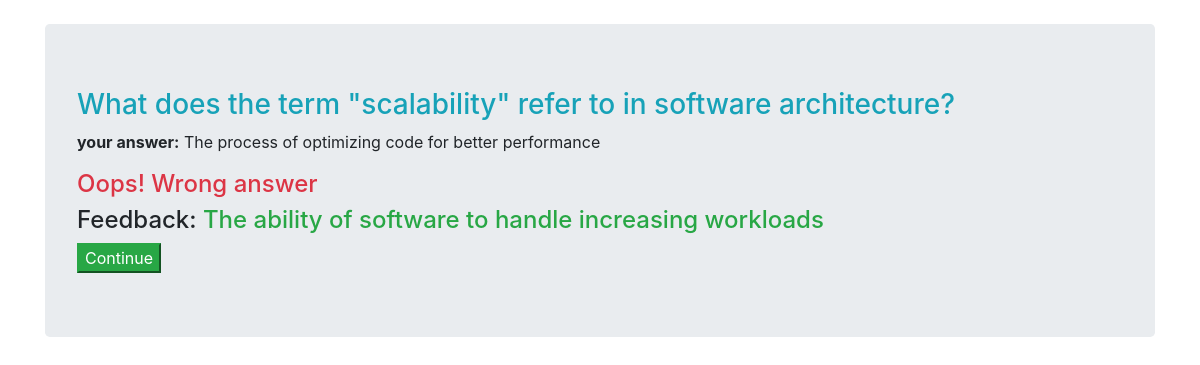
Page /resultado/98 on the committed database.
### Quiz/models.py (models this page shows, shortened)
class PreguntasRespondidas(models.Model):
    quizUser = models.ForeignKey(QuizUsuario, on_delete=models.CASCADE, related_name='intentos')
    pregunta = models.ForeignKey(Pregunta, on_delete=models.CASCADE)
    respuesta = models.ForeignKey(ChooseAnswer, on_delete=models.CASCADE, null=True)
    correcta = models.BooleanField(verbose_name='¿Es esta la respuesta correcta?', default=False, null=False)
    puntaje_obtenido = models.DecimalField(verbose_name='Puntaje Obtenido', default=0, decimal_places=2, max_digits=6)

class Pregunta(models.Model):
    NUMERO_DE_RESPUESTAS_PERMITIDAS = 1
    texto = models.TextField(verbose_name='texto de la pregunta')
    max_puntaje = models.DecimalField(verbose_name='Maximo Puntaje', default=3, decimal_places=2, max_digits=6)

class ChooseAnswer(models.Model):
    MAXIMO_RESPUESTA = 4
    pregunta = models.ForeignKey(Pregunta, related_name='opciones', on_delete=models.CASCADE)
    correcta = models.BooleanField(verbose_name='¿Es esta la pregunta correcta?', default=False, null=False)
    texto = models.TextField(verbose_name='Texto de la respuesta')
    def __str__(self):
        return self.texto

### Quiz/views.py (the view)
# urls.py: path('resultado/<int:pregunta_respondida_pk>', resultado_pregunta, name='resultado')
def resultado_pregunta(request, pregunta_respondida_pk):
      respondida=get_object_or_404(PreguntasRespondidas, pk=pregunta_respondida_pk)
      context={
            'respondida':respondida
      }
      return render(request, 'play/resultados.html', context)

### Template/play/resultados.html
{% extends 'base.html' %}
{% block contenido %}
<div class="container">
	<div class="jumbotron my-4">
		<h3 class="text-info">{{respondida.pregunta.texto|safe}}</h3>
		<p>
			<strong>your answer:</strong>
			{{respondida.respuesta.texto|safe}}
		</p>
	{% if respondida.respuesta.correcta %}
		<h4 class="text-success">Yeah!! The answer is correct</h4>
	{% else %}
		<h4 class="text-danger">Oops! Wrong answer</h4>
		{% for respuesta in respondida.pregunta.opciones.all %}
			{% if respuesta.correcta %}
				<h4>Feedback: <span class="text-success">{{respuesta}}</span></h4>
			{% endif %}
		{% endfor %}
	{% endif %}
	<a href="{% url 'jugar' %}">
		<button class="btn-success">
			Continue
		</button>
	</a>
	</div>
</div>
{% endblock %}

### rows in the picture
PreguntasRespondidas: pregunta.texto "What does the term \"scalability\" refer to in software architecture?", respuesta.texto "The process of optimizing code for better performance"
ChooseAnswer: texto "The ability of software to handle increasing workloads"
